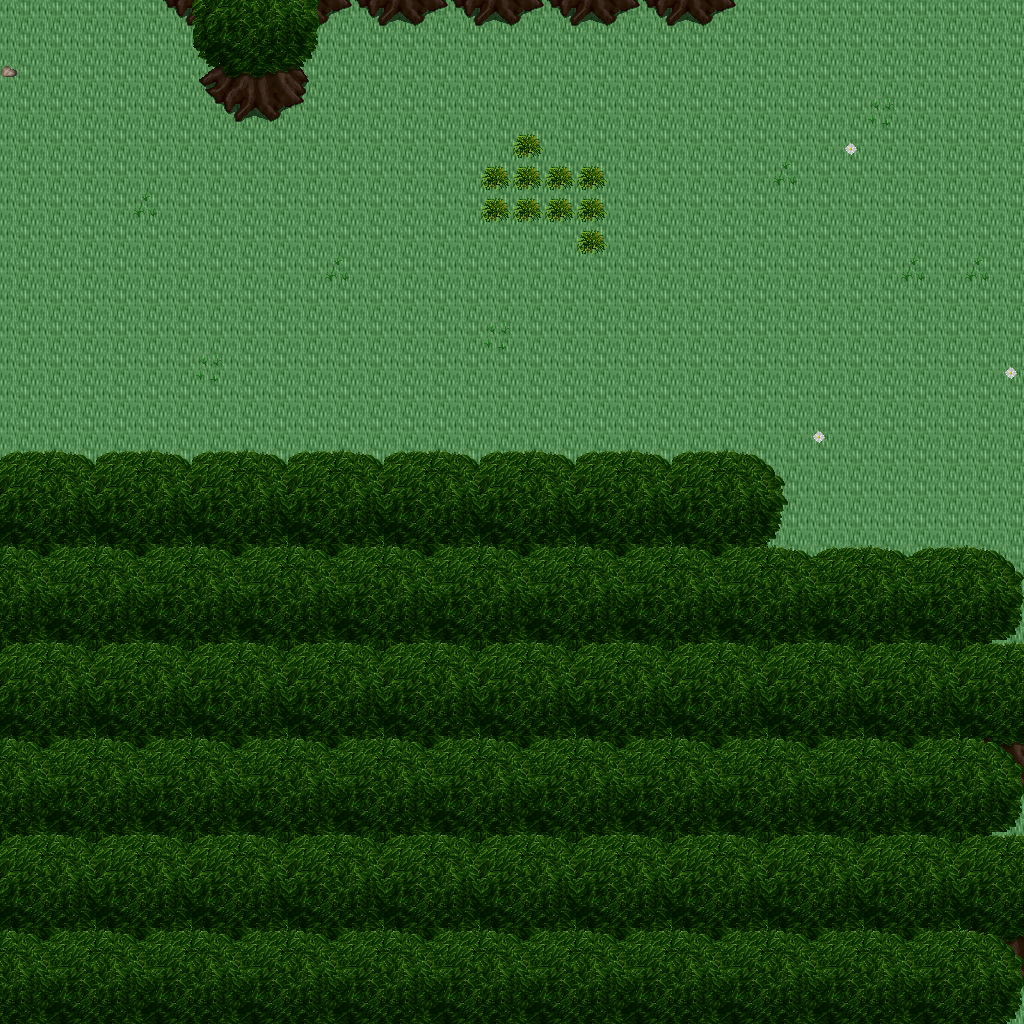

Rendered tile map (Tiled .tmx) drawn with the repository's tilesets; below, a short description and the map source with its tile grids summarised:
An orthogonal 32x32 tile map with 32x32 px tiles, 5 tile layers (Ground, Objects, Objects2, Above, ...), 1 hidden layer not drawn, 23 tilesets.

<map version="1.10" tiledversion="1.11.0" orientation="orthogonal" renderorder="right-down" width="32" height="32" tilewidth="32" tileheight="32" infinite="0" nextlayerid="11" nextobjectid="1">
 <tileset firstgid="1" name="ground_ground" tilewidth="32" tileheight="32" tilecount="33" columns="3">
  <image source="../drawable/ground_ground.png" width="96" height="352" />
 </tileset>
 <tileset firstgid="34" name="ground_rock_pebbles" tilewidth="32" tileheight="32" tilecount="3" columns="1">
  <image source="../drawable/ground_rock_pebbles.png" width="32" height="96" />
 </tileset>
 <tileset firstgid="37" name="ground_grass_edges" tilewidth="32" tileheight="32" tilecount="36" columns="12">
  <image source="../drawable/ground_grass_edges.png" width="384" height="96" />
 </tileset>
 <tileset firstgid="73" name="ground_grass_corners" tilewidth="32" tileheight="32" tilecount="24" columns="6">
  <image source="../drawable/ground_grass_corners.png" width="192" height="128" />
 </tileset>
 <tileset firstgid="97" name="plant_tree_tree_darkgreen" tilewidth="32" tileheight="32" tilecount="88" columns="8">
  <image source="../drawable/plant_tree_tree_darkgreen.png" width="256" height="352" />
 </tileset>
 <tileset firstgid="185" name="plant_grasses" tilewidth="32" tileheight="32" tilecount="6" columns="3">
  <image source="../drawable/plant_grasses.png" width="96" height="64" />
 </tileset>
 <tileset firstgid="191" name="plant_bush_bushes" tilewidth="32" tileheight="32" tilecount="10" columns="5">
  <image source="../drawable/plant_bush_bushes.png" width="160" height="64" />
 </tileset>
 <tileset firstgid="201" name="plant_tree_tree_green" tilewidth="32" tileheight="32" tilecount="88" columns="8">
  <image source="../drawable/plant_tree_tree_green.png" width="256" height="352" />
 </tileset>
 <tileset firstgid="289" name="plant_flower_daisy_white" tilewidth="32" tileheight="32" tilecount="8" columns="2">
  <image source="../drawable/plant_flower_daisy_white.png" width="64" height="128" />
 </tileset>
 <tileset firstgid="297" name="object_well" tilewidth="32" tileheight="32" tilecount="4" columns="2">
  <image source="../drawable/object_well.png" width="64" height="64" />
 </tileset>
 <tileset firstgid="301" name="item_corpse_huge_animal" tilewidth="32" tileheight="32" tilecount="16" columns="2">
  <image source="../drawable/item_corpse_huge_animal.png" width="64" height="256" />
 </tileset>
 <tileset firstgid="317" name="item_corpse_skull_pale" tilewidth="32" tileheight="32" tilecount="2" columns="2">
  <image source="../drawable/item_corpse_skull_pale.png" width="64" height="32" />
 </tileset>
 <tileset firstgid="319" name="item_statue_grey_stone" tilewidth="32" tileheight="32" tilecount="4" columns="2">
  <image source="../drawable/item_statue_grey_stone.png" width="64" height="64" />
 </tileset>
 <tileset firstgid="323" name="logic_creature_animal" tilewidth="32" tileheight="32" tilecount="32" columns="8">
  <image source="../drawable/logic_creature_animal.png" width="256" height="128" />
 </tileset>
 <tileset firstgid="355" name="logic_item_resources" tilewidth="32" tileheight="32" tilecount="6" columns="6">
  <image source="../drawable/logic_item_resources.png" width="192" height="32" />
 </tileset>
 <tileset firstgid="361" name="logic_creature_rodent" tilewidth="32" tileheight="32" tilecount="8" columns="8">
  <image source="../drawable/logic_creature_rodent.png" width="256" height="32" />
 </tileset>
 <tileset firstgid="369" name="logic_item_sheepfood" tilewidth="32" tileheight="32" tilecount="1" columns="1">
  <image source="../drawable/logic_item_sheepfood.png" width="32" height="32" />
 </tileset>
 <tileset firstgid="370" name="logic_item_sign" tilewidth="32" tileheight="32" tilecount="1" columns="1">
  <image source="../drawable/logic_item_sign.png" width="32" height="32" />
 </tileset>
 <tileset firstgid="371" name="logic_item_mushroom" tilewidth="32" tileheight="32" tilecount="6" columns="6">
  <image source="../drawable/logic_item_mushroom.png" width="192" height="32" />
 </tileset>
 <tileset firstgid="377" name="logic_collision" tilewidth="32" tileheight="32" tilecount="1" columns="1">
  <image source="../drawable/logic_collision.png" width="32" height="32" />
 </tileset>
 <tileset firstgid="378" name="logic_protection" tilewidth="32" tileheight="32" tilecount="2" columns="2">
  <image source="../drawable/logic_protection.png" width="64" height="32" />
 </tileset>
 <tileset firstgid="380" name="ground_grass_2" tilewidth="32" tileheight="32" tilecount="21" columns="3">
  <image source="../drawable/ground_grass_2.png" width="96" height="224" />
 </tileset>
 <tileset firstgid="401" name="ground_green_paving" tilewidth="32" tileheight="32" tilecount="18" columns="3">
  <image source="../drawable/ground_green_paving.png" width="96" height="192" />
 </tileset>
 <layer id="1" name="Ground" width="32" height="32">
  <data>[1024 cells, 1024 non-empty, 1 distinct tile ids]</data>
 </layer>
 <layer id="2" name="Objects" width="32" height="32">
  <data>[1024 cells, 0 non-empty, 0 distinct tile ids]</data>
 </layer>
 <layer id="3" name="Objects2" width="32" height="32">
  <data>[1024 cells, 52 non-empty, 20 distinct tile ids]</data>
 </layer>
 <layer id="4" name="Above" width="32" height="32">
  <data>[1024 cells, 559 non-empty, 37 distinct tile ids]</data>
 </layer>
 <layer id="5" name="Above2" width="32" height="32">
  <data>[1024 cells, 4 non-empty, 4 distinct tile ids]</data>
 </layer>
 <layer id="6" name="Walkable" width="32" height="32" visible="0">
  <data>[1024 cells, 550 non-empty, 1 distinct tile ids]</data>
 </layer>
 <objectgroup id="7" name="Mapevents" />
 <objectgroup id="8" name="Spawn" />
 <objectgroup id="9" name="Keys" />
 <objectgroup id="10" name="Replace" />
</map>
